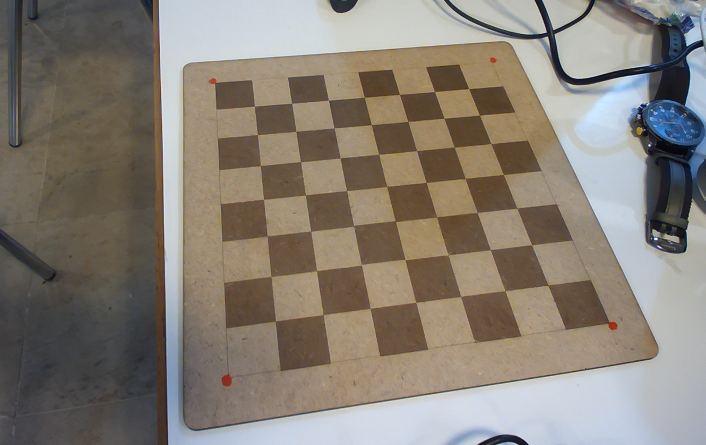
#> input picture test_image.jpg, 1411 x 890 px, given in place of the camera (shown at 1/2 size)
$ python test_camera.py
#> lines starting #> are read from the running program, lines starting #| are printed output that depends on the picture; after the words box and inside, x2 and y2 are one past the last pixel; in counts of white or black regions, pixels touching at a corner belong together
import math

import cv2
import numpy as np

tl = [406, 483]
bl = [742, 927]
tr = [838, 190]
br = [1192, 529]

cap = cv2.VideoCapture(0)

desired_width = 1920  # Change this to your desired width
desired_height = 1080  # Change this to your desired height

# Set the width and height for the webcam
cap.set(cv2.CAP_PROP_FRAME_WIDTH, desired_width)
cap.set(cv2.CAP_PROP_FRAME_HEIGHT, desired_height)


# [67 lines left out: functions fix_camera, find_contours, not called in this run]


image = None


# [27 lines left out: functions get_hsv, find_hsv, not called in this run]


# Check if the webcam is opened correctly
if not cap:
    print("Error: Could not open webcam.")
else:
    """find_contours()
    exit(0)"""
    i = 0
    while (True):

        tr = br = bl = tl = None
        ret, img = cap.read()
#> img is the input picture: shape (890, 1411, 3); mean B, G, R 117, 127, 134.6
        img_2 = img.copy()
        print(img.shape)
#| (890, 1411, 3)
        # img = cv2.imread('test_image_2.jpg')
        resized = cv2.resize(img, (800, 600))
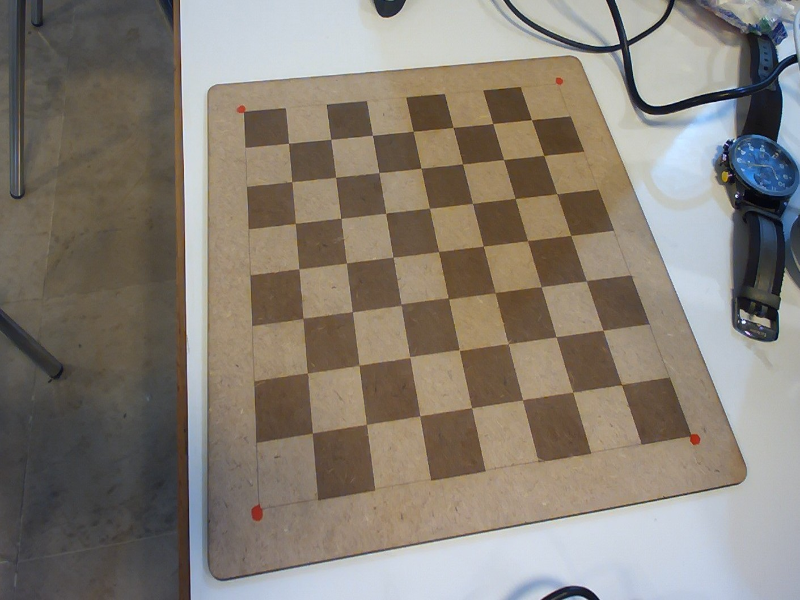
#> resized: shape (600, 800, 3); mean B, G, R 116.9, 126.9, 134.5
        # cv2.imshow("captured", resized)

        # Define the range for bright red color in HSV
        lower_red = np.array([20, 30, 118])
        upper_red = np.array([70, 75, 210])

        # Create a mask for the red color
        mask = cv2.inRange(img, lower_red, upper_red)
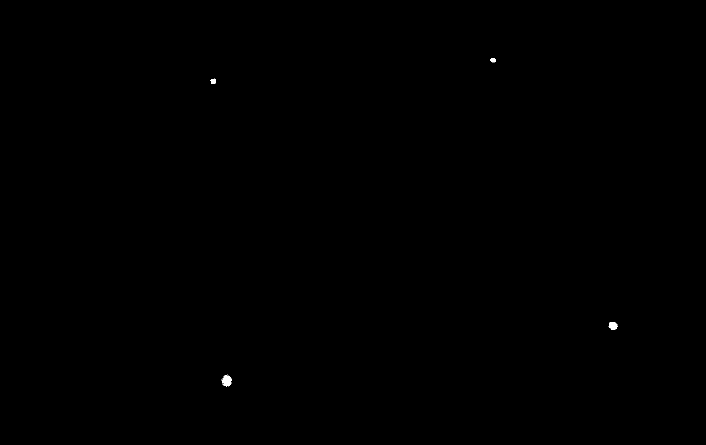
#> mask: shape (890, 1411) (shown at 1/2 size); 0.05% white; 6 white regions (2 under 20 px)

        # Find contours in the mask
        contours, _ = cv2.findContours(mask, cv2.RETR_EXTERNAL, cv2.CHAIN_APPROX_SIMPLE)
#> contours = 6 contours, 2 with area under 20; largest, box (x1, y1, x2, y2) and area: (443, 749, 463, 773) 270, (1217, 644, 1235, 660) 186, (421, 157, 432, 167) 65, (981, 116, 992, 125) 64

        # Draw contours and print coordinates
        perspect_list = []
        x_list = []
        y_list = []
        tl = bl = tr = br = None
        for contour in contours:
            # Get the coordinates of the bounding box
            x, y, w, h = cv2.boundingRect(contour)
            if 5 <= w <= 16 and 5 <= h <= 16:
                print(f"Top-left corner: ({x}, {y}) , width: ({w}, {h})")
                # Draw a rectangle around the detected point
                cv2.rectangle(img_2, (x, y), (x + w, y + h), (0, 255, 0), 2)
                perspect_list.append([x + (w // 2), y + (h // 2)])
                x_list.append(x + (w // 2))
                y_list.append(y + (h // 2))
#> this loop made 6 passes
#> (x, y, w, h) on passes 1 to 6: (462, 756, 1, 1), (446, 753, 1, 1), (443, 749, 20, 24), (1217, 644, 18, 16), (421, 157, 11, 10), (981, 116, 11, 9)
#| Top-left corner: (421, 157) , width: (11, 10)
#| Top-left corner: (981, 116) , width: (11, 9)
#> img_2: shape (890, 1411, 3); 0.02% of pixels changed, all inside (x1, y1, x2, y2) = (420, 115, 994, 169)
#> after the loop, perspect_list = [[426, 162], [986, 120]]; x_list = [426, 986]; y_list = [162, 120]

        x_list.sort()
        y_list.sort()

        try:
            median_x = (x_list[1] + x_list[2])/2
            median_y = (y_list[1] + y_list[2])/2
        except Exception as e:
            print("fatal points")
            continue

        print(f'sum x :{median_x}, sum y: {median_y}')
        # tl = bl = tr = br = None
        for pos in perspect_list:
            if pos[0] < median_x and pos[1] < median_y:
                tl = pos
            elif pos[0] < median_x and pos[1] > median_y:
                bl = pos
            elif pos[0] > median_x and pos[1] < median_y:
                tr = pos
            elif pos[0] > median_x and pos[1] > median_y:
                br = pos

        print(f'tl:{tl}, bl:{bl}, tr:{tr}, br:{br}')

        if tl is None or bl is None or tr is None or br is None:
            print('fatal')
            continue

        pts1 = np.float32([tr, tl, br, bl])

        # Coordinates of the square in the transformed image
        # Transforming it to a rectangle of size 640x640
        pts2 = np.float32([[0, 0], [0, 640], [640, 0], [640, 640]])

        M = cv2.getPerspectiveTransform(pts1, pts2)

        # Perform the perspective transformation
        transformed_frame = cv2.warpPerspective(img, M, (640, 640))

        # Display the result
        cv2.imshow('Detected Points', cv2.resize(img_2, (800, 600)))
        cv2.imshow('transformed', transformed_frame)
        key = cv2.waitKey(0)
        if key == ord('y'):  # Save the image if 'y' is pressed
            cv2.destroyAllWindows()
            cv2.imwrite(f'data_set/{i}.jpg', transformed_frame)
            cv2.imwrite(f'data_set/original/{i}.jpg', img)
            i += 1
            print(f"saved. file {i}")
        elif key == ord('n'):  # Take another image if 'n' is pressed
            cv2.destroyAllWindows()
            continue
        elif key == ord('q'):  # Quit if 'q' is pressed
            break
